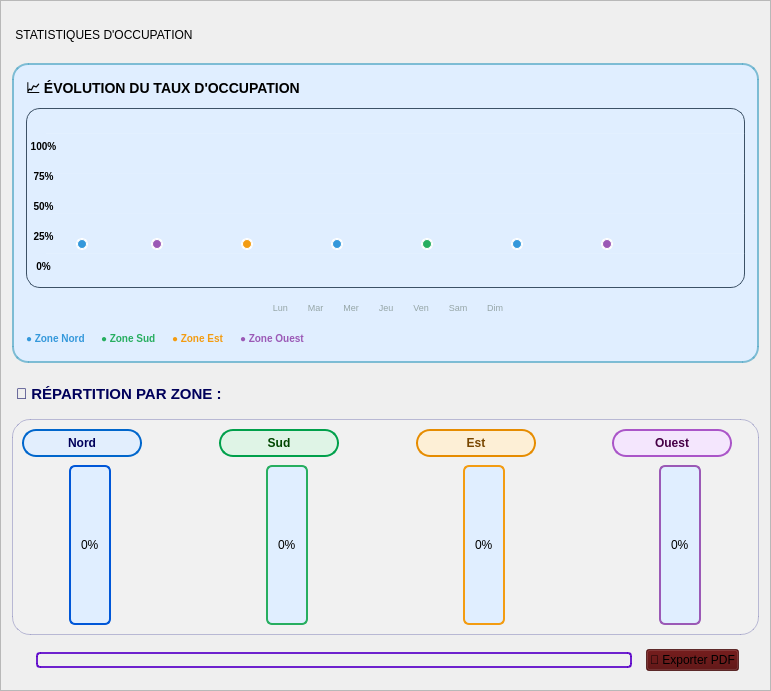
     <widget class="QFrame" name="statsFrame_2">
      <property name="geometry">
       <rect>
        <x>640</x>
        <y>70</y>
        <width>771</width>
        <height>691</height>
       </rect>
      </property>
      <property name="styleSheet">
       <string notr="true">#statsFrame_2 {
           border-radius: 15px;
background-color: rgb(224, 238, 255);
border:1PX solid  rgb(0, 0, 115);
   	color: rgb(0, 0, 90);

}</string>
      </property>
      <property name="frameShape">
       <enum>QFrame::Shape::StyledPanel</enum>
      </property>
      <property name="frameShadow">
       <enum>QFrame::Shadow::Raised</enum>
      </property>
      <layout class="QVBoxLayout" name="verticalLayout_7">
       <item>
        <widget class="QLabel" name="statsTitle_2">
         <property name="styleSheet">
          <string notr="true"/>
         </property>
         <property name="text">
          <string> STATISTIQUES D'OCCUPATION</string>
         </property>
        </widget>
       </item>
       <item>
        <widget class="QFrame" name="chartContainer_2">
         <property name="minimumSize">
          <size>
           <width>0</width>
           <height>300</height>
          </size>
         </property>
         <property name="styleSheet">
          <string notr="true">#chartContainer_2 {
    border-radius: 16px;
   background-color: rgb(224, 238, 255);
    border: 2px solid rgba(89, 171, 200, 0.75);
}

#btnRefreshStats_2 {
  background-color: rgba(0, 0, 127,0.7);
    border: 1px solid rgba(89, 171, 200, 0.95);
    border-radius: 10px;
    padding: 6px 12px;
    color: white;
    font-weight: 600;
}

#btnRefreshStats_2:hover {
  background-color: rgba(0, 0, 127,0.7);
    border-color: rgba(255, 140, 0, 0.9);
}

#comboChartType_2 {
 background-color: rgba(0, 0, 127,0.7);
    border: 1px solid rgba(52, 152, 219, 0.9);
    border-radius: 10px;
    color: white;
    padding: 5px 10px;
    min-height: 24px;
    font-size: 11px;
}

#comboChartType_2::drop-down {
    border: none;
    width: 22px;
}

#comboChartType_2 QAbstractItemView {
   background-color: rgb(224, 238, 255);
    color: white;
    border: 1px solid rgba(52, 152, 219, 0.9);
    selection-background-color: rgba(52, 152, 219, 0.55);
}

#curveCanvas_2 {
   background-color: rgb(224, 238, 255);
    border-radius: 14px;
    border: 1px solid rgba(52, 73, 94, 0.95);
}

#label_chartXAxis_2 {
    color: #95a5a6;
    font-size: 9px;
}

#legendNord_2 { color: #3498db; font-weight: 700; font-size: 10px; }
#legendSud_2  { color: #27ae60; font-weight: 700; font-size: 10px; }
#legendEst_2  { color: #f39c12; font-weight: 700; font-size: 10px; }
#legendOuest_2{ color: #9b59b6; font-weight: 700; font-size: 10px; }</string>
         </property>
         <property name="frameShape">
          <enum>QFrame::Shape::StyledPanel</enum>
         </property>
         <property name="frameShadow">
          <enum>QFrame::Shadow::Raised</enum>
         </property>
         <layout class="QVBoxLayout" name="verticalLayout_chartBlock_2">
          <property name="leftMargin">
           <number>12</number>
          </property>
          <property name="topMargin">
           <number>12</number>
          </property>
          <property name="rightMargin">
           <number>12</number>
          </property>
          <property name="bottomMargin">
           <number>10</number>
          </property>
          <item>
           <layout class="QHBoxLayout" name="chartHeaderLayout_2">
            <item>
             <widget class="QLabel" name="label_chartTitle_2">
              <property name="styleSheet">
               <string notr="true">
font-weight: 800;
font-size: 14px;</string>
              </property>
              <property name="text">
               <string>📈 ÉVOLUTION DU TAUX D'OCCUPATION</string>
              </property>
             </widget>
            </item>
            <item>
             <spacer name="horizontalSpacer_chartHeader_2">
              <property name="orientation">
               <enum>Qt::Orientation::Horizontal</enum>
              </property>
              <property name="sizeHint" stdset="0">
               <size>
                <width>40</width>
                <height>20</height>
               </size>
              </property>
             </spacer>
            </item>
           </layout>
          </item>
          <item>
           <widget class="QWidget" name="curveCanvas_2" native="true">
            <property name="minimumSize">
             <size>
              <width>0</width>
              <height>180</height>
             </size>
            </property>
            <widget class="QLabel" name="label_pct100_2">
             <property name="geometry">
              <rect>
               <x>0</x>
               <y>30</y>
               <width>35</width>
               <height>16</height>
              </rect>
             </property>
             <property name="styleSheet">
              <string notr="true">
font-size: 10px;
font-weight: 700;</string>
             </property>
             <property name="text">
              <string>100%</string>
             </property>
             <property name="alignment">
              <set>Qt::AlignmentFlag::AlignCenter</set>
             </property>
            </widget>
            <widget class="QLabel" name="label_pct75_2">
             <property name="geometry">
              <rect>
               <x>0</x>
               <y>60</y>
               <width>35</width>
               <height>16</height>
              </rect>
             </property>
             <property name="styleSheet">
              <string notr="true">
font-size: 10px;
font-weight: 700;</string>
             </property>
             <property name="text">
              <string>75%</string>
             </property>
             <property name="alignment">
              <set>Qt::AlignmentFlag::AlignCenter</set>
             </property>
            </widget>
            <widget class="QLabel" name="label_pct50_2">
             <property name="geometry">
              <rect>
               <x>0</x>
               <y>90</y>
               <width>35</width>
               <height>16</height>
              </rect>
             </property>
             <property name="styleSheet">
              <string notr="true">
font-size: 10px;
font-weight: 700;</string>
             </property>
             <property name="text">
              <string>50%</string>
             </property>
             <property name="alignment">
              <set>Qt::AlignmentFlag::AlignCenter</set>
             </property>
            </widget>
            <widget class="QLabel" name="label_pct25_2">
             <property name="geometry">
              <rect>
               <x>0</x>
               <y>120</y>
               <width>35</width>
               <height>16</height>
              </rect>
             </property>
             <property name="styleSheet">
              <string notr="true">
font-size: 10px;
font-weight: 700;</string>
             </property>
             <property name="text">
              <string>25%</string>
             </property>
             <property name="alignment">
              <set>Qt::AlignmentFlag::AlignCenter</set>
             </property>
            </widget>
            <widget class="QLabel" name="label_pct0_2">
             <property name="geometry">
              <rect>
               <x>0</x>
               <y>150</y>
               <width>35</width>
               <height>16</height>
              </rect>
             </property>
             <property name="styleSheet">
              <string notr="true">
font-size: 10px;
font-weight: 700;</string>
             </property>
             <property name="text">
              <string>0%</string>
             </property>
             <property name="alignment">
              <set>Qt::AlignmentFlag::AlignCenter</set>
             </property>
            </widget>
            <widget class="QFrame" name="gridLineTop_2">
             <property name="geometry">
              <rect>
               <x>20</x>
               <y>25</y>
               <width>715</width>
               <height>1</height>
              </rect>
             </property>
             <property name="styleSheet">
              <string notr="true">background-color: rgba(255, 255, 255, 25);
border: none;</string>
             </property>
            </widget>
            <widget class="QFrame" name="gridLineMid1_2">
             <property name="geometry">
              <rect>
               <x>20</x>
               <y>65</y>
               <width>715</width>
               <height>1</height>
              </rect>
             </property>
             <property name="styleSheet">
              <string notr="true">background-color: rgba(255, 255, 255, 18);
border: none;</string>
             </property>
            </widget>
            <widget class="QFrame" name="gridLineMid2_2">
             <property name="geometry">
              <rect>
               <x>20</x>
               <y>105</y>
               <width>715</width>
               <height>1</height>
              </rect>
             </property>
             <property name="styleSheet">
              <string notr="true">background-color: rgba(255, 255, 255, 18);
border: none;</string>
             </property>
            </widget>
            <widget class="QFrame" name="gridLineBottom_2">
             <property name="geometry">
              <rect>
               <x>20</x>
               <y>145</y>
               <width>715</width>
               <height>1</height>
              </rect>
             </property>
             <property name="styleSheet">
              <string notr="true">background-color: rgba(255, 255, 255, 25);
border: none;</string>
             </property>
            </widget>
            <widget class="QFrame" name="curveGlow_2">
             <property name="geometry">
              <rect>
               <x>30</x>
               <y>30</y>
               <width>701</width>
               <height>130</height>
              </rect>
             </property>
             <property name="styleSheet">
              <string notr="true">background-color: qlineargradient(x1:0, y1:0, x2:1, y2:1,
stop:0 rgba(52, 152, 219, 35), stop:0.5 rgba(155, 89, 182, 25), stop:1 rgba(243, 156, 18, 30));
border-radius: 14px;
border: none;</string>
             </property>
            </widget>
            <widget class="QFrame" name="curvePoint1_2">
             <property name="geometry">
              <rect>
               <x>50</x>
               <y>130</y>
               <width>12</width>
               <height>12</height>
              </rect>
             </property>
             <property name="styleSheet">
              <string notr="true">background-color: #3498db;
border-radius: 6px;
border: 2px solid rgba(255, 255, 255, 220);</string>
             </property>
            </widget>
            <widget class="QFrame" name="curvePoint2_2">
             <property name="geometry">
              <rect>
               <x>125</x>
               <y>130</y>
               <width>12</width>
               <height>12</height>
              </rect>
             </property>
             <property name="styleSheet">
              <string notr="true">background-color: #9b59b6;
border-radius: 6px;
border: 2px solid rgba(255, 255, 255, 220);</string>
             </property>
            </widget>
            <widget class="QFrame" name="curvePoint3_2">
             <property name="geometry">
              <rect>
               <x>215</x>
               <y>130</y>
               <width>12</width>
               <height>12</height>
              </rect>
             </property>
             <property name="styleSheet">
              <string notr="true">background-color: #f39c12;
border-radius: 6px;
border: 2px solid rgba(255, 255, 255, 220);</string>
             </property>
            </widget>
            <widget class="QFrame" name="curvePoint4_2">
             <property name="geometry">
              <rect>
               <x>305</x>
               <y>130</y>
               <width>12</width>
               <height>12</height>
              </rect>
             </property>
             <property name="styleSheet">
              <string notr="true">background-color: #3498db;
border-radius: 6px;
border: 2px solid rgba(255, 255, 255, 220);</string>
             </property>
            </widget>
            <widget class="QFrame" name="curvePoint5_2">
             <property name="geometry">
              <rect>
               <x>395</x>
               <y>130</y>
               <width>12</width>
               <height>12</height>
              </rect>
             </property>
             <property name="styleSheet">
              <string notr="true">background-color: #27ae60;
border-radius: 6px;
border: 2px solid rgba(255, 255, 255, 220);</string>
             </property>
            </widget>
            <widget class="QFrame" name="curvePoint6_2">
             <property name="geometry">
              <rect>
               <x>485</x>
               <y>130</y>
               <width>12</width>
               <height>12</height>
              </rect>
             </property>
             <property name="styleSheet">
              <string notr="true">background-color: #3498db;
border-radius: 6px;
border: 2px solid rgba(255, 255, 255, 220);</string>
             </property>
            </widget>
            <widget class="QFrame" name="curvePoint7_2">
             <property name="geometry">
              <rect>
               <x>575</x>
               <y>130</y>
               <width>12</width>
               <height>12</height>
              </rect>
             </property>
             <property name="styleSheet">
              <string notr="true">background-color: #9b59b6;
border-radius: 6px;
border: 2px solid rgba(255, 255, 255, 220);</string>
             </property>
            </widget>
           </widget>
          </item>
          <item>
           <widget class="QLabel" name="label_chartXAxis_2">
            <property name="text">
             <string>  Lun        Mar        Mer        Jeu        Ven        Sam        Dim</string>
            </property>
            <property name="alignment">
             <set>Qt::AlignmentFlag::AlignCenter</set>
            </property>
           </widget>
          </item>
          <item>
           <layout class="QHBoxLayout" name="chartLegend_2">
            <property name="spacing">
             <number>16</number>
            </property>
            <item>
             <widget class="QLabel" name="legendNord_2">
              <property name="text">
               <string>● Zone Nord</string>
              </property>
             </widget>
            </item>
            <item>
             <widget class="QLabel" name="legendSud_2">
              <property name="text">
               <string>● Zone Sud</string>
              </property>
             </widget>
            </item>
            <item>
             <widget class="QLabel" name="legendEst_2">
              <property name="text">
               <string>● Zone Est</string>
              </property>
             </widget>
            </item>
            <item>
             <widget class="QLabel" name="legendOuest_2">
              <property name="text">
               <string>● Zone Ouest</string>
              </property>
             </widget>
            </item>
            <item>
             <spacer name="horizontalSpacer_chartLegend_2">
              <property name="orientation">
               <enum>Qt::Orientation::Horizontal</enum>
              </property>
              <property name="sizeHint" stdset="0">
               <size>
                <width>40</width>
                <height>20</height>
               </size>
              </property>
             </spacer>
            </item>
           </layout>
          </item>
         </layout>
        </widget>
       </item>
       <item>
        <widget class="QLabel" name="label_zones_2">
         <property name="styleSheet">
          <string notr="true">font-weight: 700;
        font-size: 11pt;
        color: rgb(0, 0, 90);
        margin-top: 10px;
        margin-bottom: 4px;</string>
         </property>
         <property name="text">
          <string>📍 RÉPARTITION PAR ZONE :</string>
         </property>
         <property name="alignment">
          <set>Qt::AlignmentFlag::AlignLeading|Qt::AlignmentFlag::AlignLeft|Qt::AlignmentFlag::AlignVCenter</set>
         </property>
        </widget>
       </item>
       <item>
        <widget class="QFrame" name="zonesFrame_2">
         <property name="sizePolicy">
          <sizepolicy hsizetype="Preferred" vsizetype="Fixed">
           <horstretch>0</horstretch>
           <verstretch>0</verstretch>
          </sizepolicy>
         </property>
         <property name="minimumSize">
          <size>
           <width>0</width>
           <height>190</height>
          </size>
         </property>
         <property name="styleSheet">
          <string notr="true">QFrame#zonesFrame_2 {
    border: 1px solid rgba(0, 0, 120, 60);
    border-radius: 18px;
    background-color: rgba(255, 255, 255, 25);
}</string>
         </property>
         <property name="frameShape">
          <enum>QFrame::Shape::NoFrame</enum>
         </property>
         <property name="frameShadow">
          <enum>QFrame::Shadow::Plain</enum>
         </property>
         <layout class="QHBoxLayout" name="zonesContainerLayout_2">
          <property name="spacing">
           <number>60</number>
          </property>
          <item>
           <layout class="QVBoxLayout" name="zoneNordLayout_2">
            <property name="spacing">
             <number>8</number>
            </property>
            <item>
             <widget class="QLabel" name="label_zoneNord_2">
              <property name="minimumSize">
               <size>
                <width>90</width>
                <height>28</height>
               </size>
              </property>
              <property name="maximumSize">
               <size>
                <width>120</width>
                <height>32</height>
               </size>
              </property>
              <property name="styleSheet">
               <string notr="true">QLabel#label_zoneNord_2 {
    color: rgb(0, 0, 90);
    font-weight: 700;
    padding: 3px 14px;
    border: 2px solid rgb(0, 102, 204);
    border-radius: 14px;
    background-color: rgba(224, 238, 255, 220);
}</string>
              </property>
              <property name="text">
               <string>Nord</string>
              </property>
              <property name="alignment">
               <set>Qt::AlignmentFlag::AlignCenter</set>
              </property>
             </widget>
            </item>
            <item alignment="Qt::AlignmentFlag::AlignHCenter">
             <widget class="QProgressBar" name="progressZoneNord_2">
              <property name="minimumSize">
               <size>
                <width>30</width>
                <height>160</height>
               </size>
              </property>
              <property name="styleSheet">
               <string notr="true">QProgressBar:vertical {
    width: 28px;
    border: 2px solid #0057d8;
    border-radius: 6px;
    background-color: rgb(224, 238, 255);
    text-align: center;
    padding: 5px;
}
QProgressBar::chunk:vertical {
    background-color: qlineargradient(x1:0, y1:0, x2:0, y2:1,
        stop:0 #2196f3, stop:1 #0057d8);
    border-radius: 4px;
}</string>
              </property>
              <property name="value">
               <number>0</number>
              </property>
              <property name="textVisible">
               <bool>true</bool>
              </property>
              <property name="orientation">
               <enum>Qt::Orientation::Vertical</enum>
              </property>
              <property name="format">
               <string>%p%</string>
              </property>
             </widget>
            </item>
           </layout>
          </item>
          <item>
           <layout class="QVBoxLayout" name="zoneSudLayout_2">
            <property name="spacing">
             <number>8</number>
            </property>
            <item>
             <widget class="QLabel" name="label_zoneSud_2">
              <property name="minimumSize">
               <size>
                <width>90</width>
                <height>28</height>
               </size>
              </property>
              <property name="maximumSize">
               <size>
                <width>120</width>
                <height>32</height>
               </size>
              </property>
              <property name="styleSheet">
               <string notr="true">QLabel#label_zoneSud_2 {
    color: rgb(0, 70, 0);
    font-weight: 700;
    padding: 3px 14px;
    border: 2px solid rgb(0, 160, 75);
    border-radius: 14px;
    background-color: rgba(220, 245, 228, 220);
}</string>
              </property>
              <property name="text">
               <string>Sud</string>
              </property>
              <property name="alignment">
               <set>Qt::AlignmentFlag::AlignCenter</set>
              </property>
             </widget>
            </item>
            <item alignment="Qt::AlignmentFlag::AlignHCenter">
             <widget class="QProgressBar" name="progressZoneSud_2">
              <property name="minimumSize">
               <size>
                <width>30</width>
                <height>160</height>
               </size>
              </property>
              <property name="styleSheet">
               <string notr="true">QProgressBar:vertical {
    width: 28px;
    border: 2px solid #27ae60;
    border-radius: 6px;
    background-color: rgb(224, 238, 255);
    text-align: center;
    padding: 5px;
}
QProgressBar::chunk:vertical {
    background-color: qlineargradient(x1:0, y1:0, x2:0, y2:1,
        stop:0 #27ae60, stop:1 #229954);
    border-radius: 4px;
}</string>
              </property>
              <property name="value">
               <number>0</number>
              </property>
              <property name="textVisible">
               <bool>true</bool>
              </property>
              <property name="orientation">
               <enum>Qt::Orientation::Vertical</enum>
              </property>
              <property name="format">
               <string>%p%</string>
              </property>
             </widget>
            </item>
           </layout>
          </item>
          <item>
           <layout class="QVBoxLayout" name="zoneEstLayout_2">
            <property name="spacing">
             <number>8</number>
            </property>
            <item>
             <widget class="QLabel" name="label_zoneEst_2">
              <property name="minimumSize">
               <size>
                <width>90</width>
                <height>28</height>
               </size>
              </property>
              <property name="maximumSize">
               <size>
                <width>120</width>
                <height>32</height>
               </size>
              </property>
              <property name="styleSheet">
               <string notr="true">QLabel#label_zoneEst_2 {
    color: rgb(120, 70, 0);
    font-weight: 700;
    padding: 3px 14px;
    border: 2px solid rgb(230, 140, 0);
    border-radius: 14px;
    background-color: rgba(255, 239, 210, 220);
}</string>
              </property>
              <property name="text">
               <string>Est</string>
              </property>
              <property name="alignment">
               <set>Qt::AlignmentFlag::AlignCenter</set>
              </property>
             </widget>
            </item>
            <item alignment="Qt::AlignmentFlag::AlignHCenter">
             <widget class="QProgressBar" name="progressZoneEst_2">
              <property name="minimumSize">
               <size>
                <width>30</width>
                <height>160</height>
               </size>
              </property>
              <property name="styleSheet">
               <string notr="true">QProgressBar:vertical {
    width: 28px;
    border: 2px solid #f39c12;
    border-radius: 6px;
    background-color: rgb(224, 238, 255);
    text-align: center;
    padding: 5px;
}
QProgressBar::chunk:vertical {
    background-color: qlineargradient(x1:0, y1:0, x2:0, y2:1,
        stop:0 #f39c12, stop:1 #d68910);
    border-radius: 4px;
}</string>
              </property>
              <property name="value">
               <number>0</number>
              </property>
              <property name="textVisible">
               <bool>true</bool>
              </property>
              <property name="orientation">
               <enum>Qt::Orientation::Vertical</enum>
              </property>
             </widget>
            </item>
           </layout>
          </item>
          <item>
           <layout class="QVBoxLayout" name="zoneOuestLayout_2">
            <property name="spacing">
             <number>8</number>
            </property>
            <item>
             <widget class="QLabel" name="label_zoneOuest_2">
              <property name="minimumSize">
               <size>
                <width>90</width>
                <height>28</height>
               </size>
              </property>
              <property name="maximumSize">
               <size>
                <width>120</width>
                <height>32</height>
               </size>
              </property>
              <property name="styleSheet">
               <string notr="true">QLabel#label_zoneOuest_2 {
    color: rgb(70, 0, 70);
    font-weight: 700;
    padding: 3px 14px;
    border: 2px solid rgb(170, 85, 200);
    border-radius: 14px;
    background-color: rgba(245, 228, 255, 220);
}</string>
              </property>
              <property name="text">
               <string>Ouest</string>
              </property>
              <property name="alignment">
               <set>Qt::AlignmentFlag::AlignCenter</set>
              </property>
             </widget>
            </item>
            <item alignment="Qt::AlignmentFlag::AlignHCenter">
             <widget class="QProgressBar" name="progressZoneOuest_2">
              <property name="minimumSize">
               <size>
                <width>30</width>
                <height>160</height>
               </size>
              </property>
              <property name="styleSheet">
               <string notr="true">QProgressBar:vertical {
    width: 28px;
    border: 2px solid #9b59b6;
    border-radius: 6px;
    background-color: rgb(224, 238, 255);
    text-align: center;
    padding: 5px;
}
QProgressBar::chunk:vertical {
    background-color: qlineargradient(x1:0, y1:0, x2:0, y2:1,
        stop:0 #9b59b6, stop:1 #8e44ad);
    border-radius: 4px;
}</string>
              </property>
              <property name="value">
               <number>0</number>
              </property>
              <property name="textVisible">
               <bool>true</bool>
              </property>
              <property name="orientation">
               <enum>Qt::Orientation::Vertical</enum>
              </property>
              <property name="format">
               <string>%p%</string>
              </property>
             </widget>
            </item>
           </layout>
          </item>
         </layout>
        </widget>
       </item>
       <item>
        <layout class="QHBoxLayout" name="exportStatsLayout_2">
         <property name="leftMargin">
          <number>20</number>
         </property>
         <property name="topMargin">
          <number>8</number>
         </property>
         <property name="rightMargin">
          <number>20</number>
         </property>
         <property name="bottomMargin">
          <number>8</number>
         </property>
         <item>
          <widget class="QFrame" name="horizontalSpacer_4">
           <property name="sizePolicy">
            <sizepolicy hsizetype="Expanding" vsizetype="Fixed">
             <horstretch>0</horstretch>
             <verstretch>0</verstretch>
            </sizepolicy>
           </property>
           <property name="minimumSize">
            <size>
             <width>40</width>
             <height>20</height>
            </size>
           </property>
           <property name="maximumSize">
            <size>
             <width>16777215</width>
             <height>20</height>
            </size>
           </property>
           <property name="styleSheet">
            <string notr="true">background-color: qlineargradient(x1:0, y1:0.5, x2:1, y2:0.5,
    stop:0 rgba(89, 0, 200, 180),
    stop:1 rgba(140, 0, 255, 180));
border-radius: 4px;
border: 2px solid rgba(89, 0, 200, 220);
margin-left: 4px;
margin-right: 8px;
margin-top: 2px;
margin-bottom: 2px;</string>
           </property>
           <property name="frameShape">
            <enum>QFrame::Shape::NoFrame</enum>
           </property>
           <property name="frameShadow">
            <enum>QFrame::Shadow::Plain</enum>
           </property>
          </widget>
         </item>
         <item>
          <widget class="QPushButton" name="btnExportStatsPDF_2">
           <property name="styleSheet">
            <string notr="true">#btnExportStatsPDF_2{background-color: rgba(80, 0, 0, 0.7);}
#btnExportStatsPDF_2:hover{
	
	background-color: rgb(162, 15, 18);}
</string>
           </property>
           <property name="text">
            <string>📄 Exporter PDF</string>
           </property>
          </widget>
         </item>
        </layout>
       </item>
      </layout>
     </widget>
